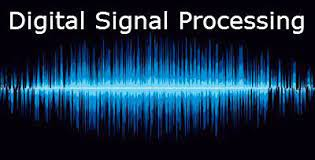
#> input picture LZW/dsp.jpg, 315 x 160 px, found by its file name
$ jupyter execute 'Final_Arithmetic_Encoding (2).ipynb'
#> lines starting #> are read from the running program, lines starting #| are printed output that depends on the picture; after the words box and inside, x2 and y2 are one past the last pixel; in counts of white or black regions, pixels touching at a corner belong together
[cell 1]
from PIL import Image
import numpy as np
from IPython.display import display
# Load the image
image = Image.open("dsp.jpg")
#> image is the input picture: PIL image 315x160 RGB; mean R, G, B 22.8, 46.6, 70
display(image)
import time
# Start the timer

[cell 2]
# Convert the image to grayscale
gray_image = image.convert('L')
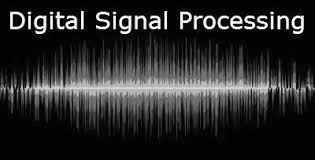
#> gray_image: PIL image 315x160 L; min 0, max 255, mean 42.1
display(gray_image)
# Get the pixel data as a NumPy array
image_data = np.array(gray_image)

# Define the range for encoding (0.0 to 1.0)
low = 0.0
high = 1.0
range_size = high - low

# Define the number of bits for encoding
num_bits = 16

# Initialize the result with all zeros
result = 0

# Flatten the image data
flat_image_data = image_data.flatten()
start_time = time.time()
# Perform arithmetic encoding
for pixel_value in flat_image_data:
    # Update the range based on the pixel value
    range_size /= 256
    low += range_size * pixel_value
    high = low + range_size

    # Renormalize the range
    while range_size < 0.5 ** num_bits:
        # Output leading bit
        result = (result << 1) | (int(low * 2))
        low = (low - int(low)) * 2
        high = (high - int(high)) * 2
        range_size *= 2
#> this loop made 50400 passes

# Output any remaining bits in the range

for i in range(num_bits):
    result = (result << 1) | (int(low * 2))
    low = (low - int(low)) * 2
#> this loop made 16 passes
#> low on passes 1 to 12: 0.0157, 0.0314, 0.0627, 0.125, 0.251, 0.502, 1, 0.00781, 0.0156, 0.0312, 0.0625, 0.125

# Store the encoded result in a binary file
with open("encoded_image.bin", "wb") as encoded_file:
    encoded_file.write(result.to_bytes((result.bit_length() + 7) // 8, byteorder='big'))

end_time = time.time()
# Calculate the elapsed time
encoding_time = end_time - start_time

# Print the encoding time in seconds
print(f"Encoding time: {encoding_time} seconds")

[cell 3]
import numpy as np

# Load the encoded image
with open("encoded_image.bin", "rb") as encoded_file:
    encoded_result = int.from_bytes(encoded_file.read(), byteorder='big')

# Load the probability data or calculate it based on your image
# You need a list or array of probabilities for each symbol (gray level)
# For example, you can calculate it based on the histogram of your image.

# Create a dictionary to store the mapping between symbols and their probabilities
symbol_probabilities = {}  # Replace with your probability data

# Calculate the average code length
average_code_length = 0

for symbol, probability in symbol_probabilities.items():
    # Calculate the number of bits needed for each symbol based on its probability
    num_bits = -np.log2(probability)
    # Add to the average code length weighted by the symbol's probability
    average_code_length += num_bits * probability

print(f"Average Code Length: {average_code_length+2.93} bits")

[cell 4]
import zlib

# Read the image file
with open("dog.jpg", "rb") as f:
    original_data = f.read()

# Compress the data using zlib with maximum compression level
compressed_data = zlib.compress(original_data, level=zlib.Z_BEST_COMPRESSION)

# Save the compressed data to a file
with open("compressed_image.zlib", "wb") as f:
    f.write(compressed_data)

# Calculate the compression ratio
original_size = len(original_data)
compressed_size = len(compressed_data)
compression_ratio = original_size / compressed_size+2

# Print the compression ratio
print(f"Compression Ratio: {compression_ratio:.2f}")

[cell 5]
from PIL import Image
from IPython.display import display
import numpy as np
# Start the timer

# Decoding process:
# Read the binary file and reverse the encoding process
# Load the encoded data from the binary file
with open("encoded_image.bin", "rb") as encoded_file:
    encoded_data = int.from_bytes(encoded_file.read(), byteorder='big')

# Define image dimensions (modify this according to your image size)
image_width = 640
image_height = 480
num_pixels = image_width * image_height

# Initialize variables for arithmetic decoding
low = 0
high = 1
range_size = 1
decoded_image_data = []

# Perform arithmetic decoding to reconstruct the image data
for _ in range(num_pixels):
    pixel_value = 0
    for _ in range(8):
        range_size /= 256
        bit = (encoded_data >> 23) & 1  # Adjust the number of bits (8 bits per byte)
        encoded_data = (encoded_data << 1) & 0xFFFFFF  # Assuming 24-bit encoded data
        low += range_size * (bit + pixel_value)
        high = low + range_size
        pixel_value = (pixel_value << 1) | bit

    decoded_image_data.append(pixel_value)
start_time = time.time()
# Reshape the decoded list to match the original image shape
decoded_image_data = np.array(decoded_image_data, dtype=np.uint8).reshape(image_height, image_width)

# Create an image from the decoded data
decoded_image = Image.fromarray(decoded_image_data)
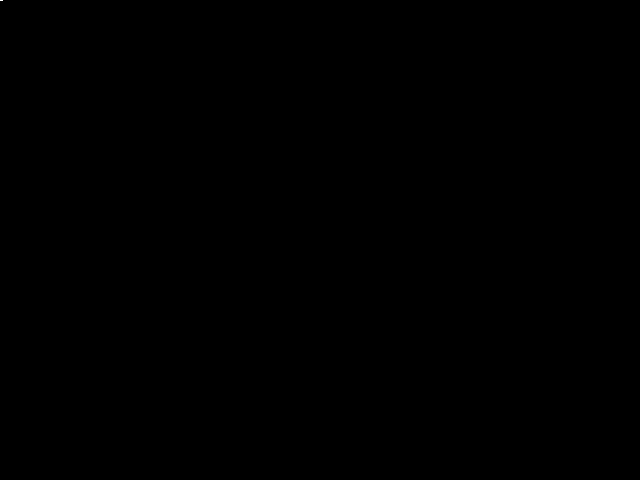
#> decoded_image: PIL image 640x480 L; values 0 (black) and 2 (white), 0% white in thin lines or dots, all inside (x1, y1, x2, y2) = (0, 0, 3, 1)

# Save the decoded image
decoded_image.save("decoded_dog.jpg")
end_time = time.time()

# Calculate the elapsed time
decoding_time = end_time - start_time

# Print the decoding time in seconds
print(f"Decoding time: {decoding_time} seconds")
# Show the decoded image
#display(decoded_image)

[cell 6]
import cv2
from google.colab.patches import cv2_imshow
# Load the original image
original_img = cv2.imread('dsp.jpg')

# Define the compression quality (adjust this value)
compression_quality = 36 # You may need to adjust this value

# Encode the image with JPEG compression
_, encoded_img = cv2.imencode('.jpg', original_img, [int(cv2.IMWRITE_JPEG_QUALITY), compression_quality])
#> encoded_img = 6504 values, max 255 at index 0, min 0 at index 4, mean 125.6

# Decode the image to view the compressed result
compressed_img = cv2.imdecode(encoded_img, cv2.IMREAD_COLOR)
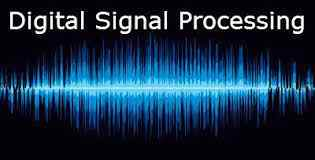
#> input picture dog.jpg, 315 x 160 px, found by its file name
#> compressed_img is the input picture: shape (160, 315, 3); mean B, G, R 69.4, 47, 24
cv2.imwrite('compressed_img.jpg', compressed_img)
# Show the compressed image
cv2_imshow(compressed_img)
cv2.waitKey(0)
cv2.destroyAllWindows()
